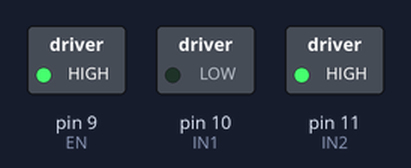
Recording of a sketch running on a simulated Arduino Uno, built with avr-gcc and run on an emulated ATmega328P. Shown: switched loads named in the sketch (green lamp = pin HIGH).

Above: at 0.1 s.
Timing chart, 0 to 1.6 s (numbered marks = the images above):
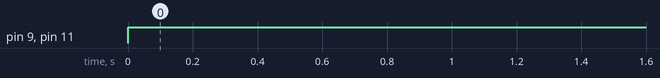

Measured:
- by itself, pin 9 (EN), pin 11 (IN2): LOW → HIGH at 0.00 s

The sketch:

test.pump.ino
```cpp
/*
Author  : Andrea Lombardo
Site    : https://www.lombardoandrea.com
Source  : https://github.com/AndreaLombardo/L298N/
Here you can see how to work in a common configuration.
Speed range go from 0 to 255, default is 100.
Use setSpeed(speed) to change.
Sometimes at lower speed motors seems not running.
It's normal, may depends by motor and power supply.
Wiring schema in file "L298N - Schema_with_EN_pin.png"
*/

// Include the library

// Pin definition
const unsigned int IN1 = 10;
const unsigned int IN2 = 11;
const unsigned int EN = 9;

// Create one motor instance

void setup()
{
  // Used to display information
  Serial.begin(9600);
  pinMode(IN2, OUTPUT); //IN2
  pinMode(IN1, OUTPUT); //IN1
  pinMode(EN, OUTPUT); //Enable Pin

  // Wait for Serial Monitor to be opened
  while (!Serial)
  {
    //do nothing
  }

}

void loop()
{
  digitalWrite(IN2, HIGH);
  digitalWrite(IN1, LOW);
  analogWrite(EN, 255);


  printSomeInfo();

  delay(30);
}

/*
Print some informations in Serial Monitor
*/
void printSomeInfo()
{
  //Serial.println("Motor is moving =");
  //Serial.println(analogRead(0));
}
```
